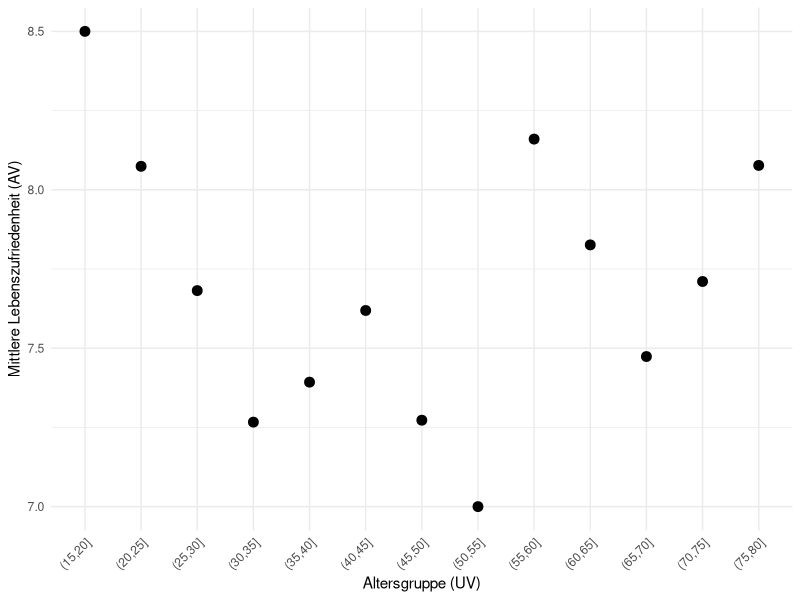
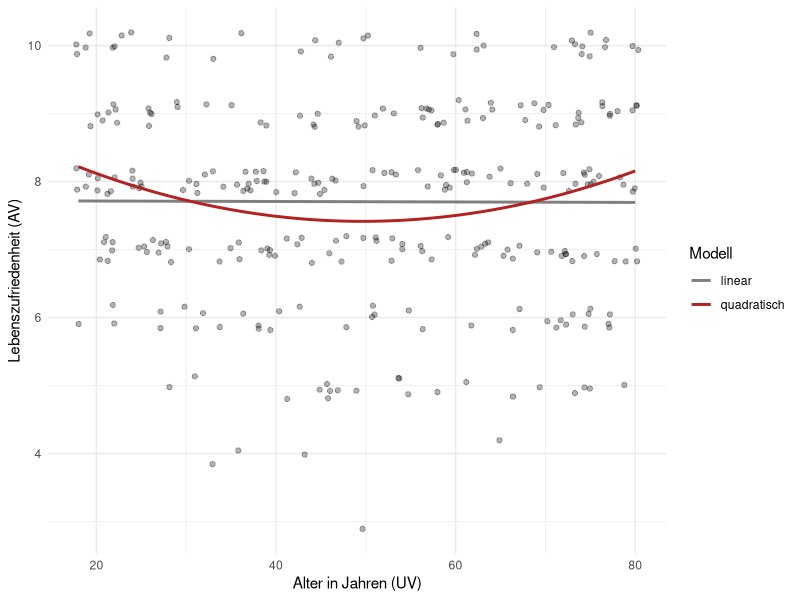

The R script that drew these images, in order:
## ---- chunk 1
#| label: setup
#| message: false

library(ggplot2)   # Grafiken (Wickham, 2016)
library(here)      # Dateipfade relativ zum Projektordner

befragung <- read.csv(here("Daten", "mock_befragung.csv"))
## ---- chunk 2
#| label: fig-mittelwerte
#| fig-cap: "Mittlere Lebenszufriedenheit nach Altersgruppen (fiktive Daten)"
#| fig-alt: "Accurate Alttext"

befragung$altersgruppe <- cut(befragung$alter, breaks = seq(15, 80, by = 5))
mittel <- aggregate(zufriedenheit ~ altersgruppe, data = befragung, FUN = mean)

ggplot(mittel, aes(x = altersgruppe, y = zufriedenheit)) +
  geom_point(size = 3) +
  labs(x = "Altersgruppe (UV)", y = "Mittlere Lebenszufriedenheit (AV)") +
  theme_minimal() +
  theme(axis.text.x = element_text(angle = 45, hjust = 1))
## ---- chunk 3
#| label: modell

modell_lin  <- lm(zufriedenheit ~ alter, data = befragung)
modell_quad <- lm(zufriedenheit ~ alter + I(alter^2), data = befragung)
summary(modell_quad)

# Tiefpunkt der Parabel: -b1 / (2 * b2)
tiefpunkt <- -coef(modell_quad)[2] / (2 * coef(modell_quad)[3])
round(tiefpunkt, 1)
## ---- chunk 4
#| label: fig-parabel
#| fig-cap: "Lineare und quadratische Regression im Vergleich"
#| fig-alt: "Streudiagramm von Alter und Lebenszufriedenheit mit zwei Regressionslinien: einer flachen Geraden und einer U-förmigen Parabel, die den Verlauf der Daten besser trifft."

ggplot(befragung, aes(x = alter, y = zufriedenheit)) +
  geom_jitter(height = 0.2, alpha = 0.3) +
  geom_smooth(method = "lm", formula = y ~ x, se = FALSE,
              aes(colour = "linear")) +
  geom_smooth(method = "lm", formula = y ~ x + I(x^2), se = FALSE,
              aes(colour = "quadratisch")) +
  scale_colour_manual(values = c(linear = "grey50", quadratisch = "firebrick"),
                      name = "Modell") +
  labs(x = "Alter in Jahren (UV)", y = "Lebenszufriedenheit (AV)") +
  theme_minimal()
